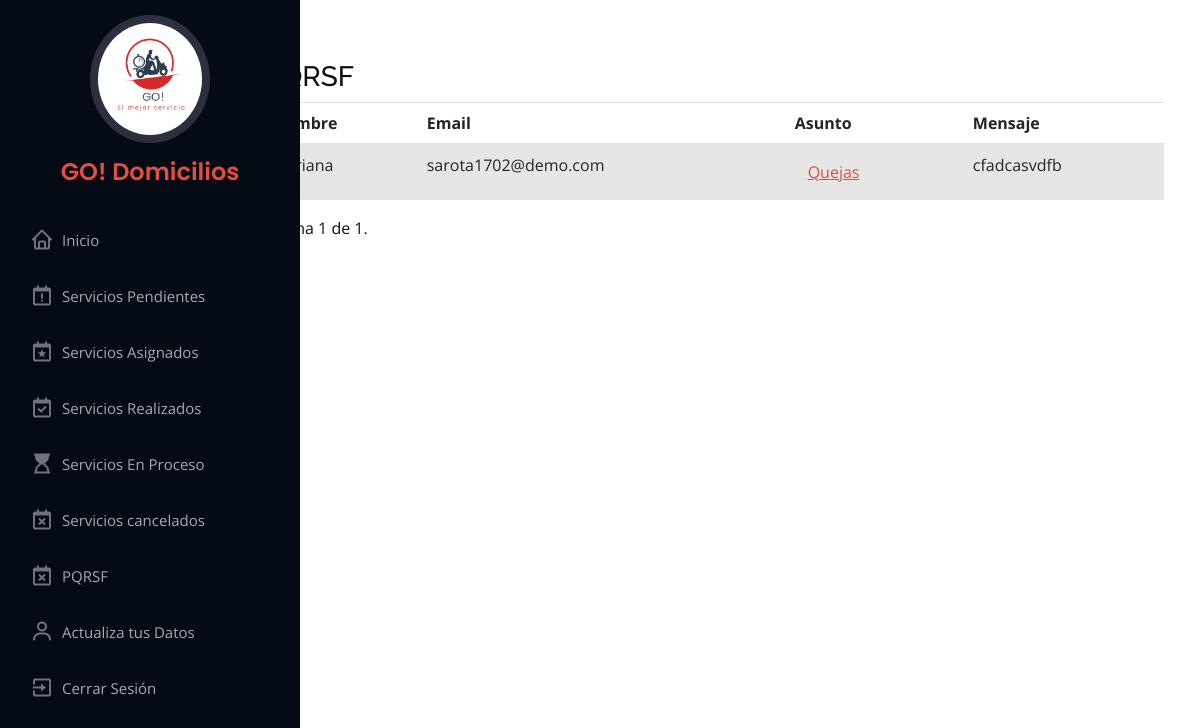
The app's page /verpqrs/, older data.
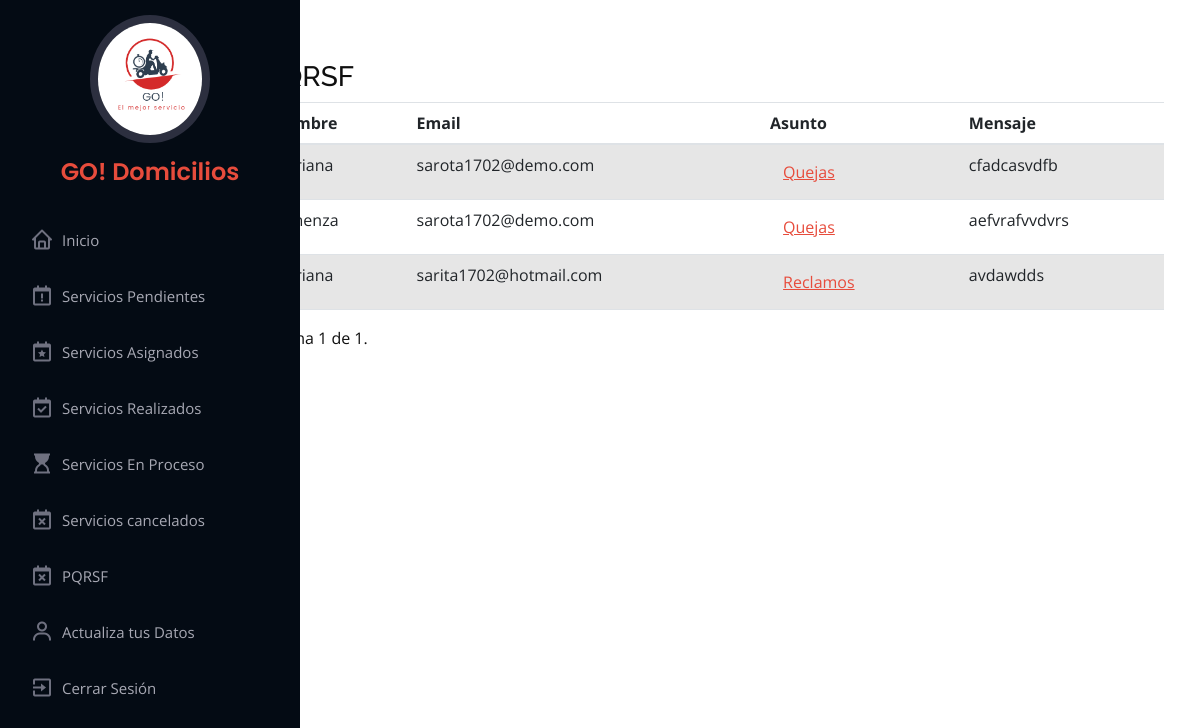
The same page, newer data.
### servigou/models.py (models this page shows)
class Pqrs(models.Model):
    nombre = models.CharField(max_length=50, null=False, blank=False)
    email = models.EmailField(null=False, blank=False)
    asunto = models.CharField(max_length=30, null=False, blank=False)
    mensaje = models.TextField(max_length=500, null=False, blank=False)

### servigou/views.py (the view)
# urls.py: path('verpqrs/', views.verpqrs, name="verpqrs"),
def verpqrs(request):
    pqrs = Pqrs.objects.all()
    paginator = Paginator(pqrs, 10)  # Mostrar 7 elementos por página
    page = request.GET.get('page')  # Obtener el número de página actual desde la solicitud GET
    pqrs = paginator.get_page(page)  # Obtener los elementos para la página actual
    return render(request, 'layout/Disenoadmin/verpqrs.html', {'page_obj': pqrs})

### templates/layout/Disenoadmin/verpqrs.html (shortened to what this page needs)
{% extends 'layout/Disenoadmin/baseadmin.html' %}
{% load static %}
{% block contenido %}
<div class="contain_admin">
<div class="table-responsive">
    <table class="table table-striped">
      <h3>PQRSF</h3>
      <thead>
        <tr>
          <th scope="col">Nombre</th>
          <th scope="col">Email</th>
          <th scope="col">Asunto</th>
          <th scope="col">Mensaje</th>
        </tr>
      </thead>
      <tbody>
        {% for c in page_obj %}
        <tr>
          <td>{{ c.nombre }}</td>
          <td>{{ c.email }}</td>
          <td><button  id="boton1" class="btn btn-link " onclick="eliminarS({{ c.id }})">{{ c.asunto }}</button></td>
          <td>{{ c.mensaje }}</td>
        </tr>
        {% endfor %}
      </tbody>
    </table>
      <span class="step-links">
      <span class="current-page">
        Página {{ page_obj.number }} de {{ page_obj.paginator.num_pages }}.
      </span>
    </span>
  </div>
</div>
{% endblock contenido %}

Row changes from the older to the newer data that the page shows:
added Pqrs: nombre "camenza", email "sarota1702@demo.com", asunto "Quejas", mensaje "aefvrafvvdvrs"
added Pqrs: nombre "Mariana", email "sarita1702@hotmail.com", asunto "Reclamos", mensaje "avdawdds"
